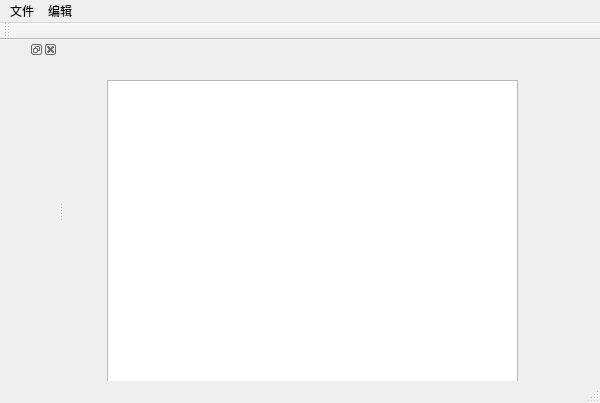
<?xml version="1.0" encoding="UTF-8"?>
<ui version="4.0">
 <class>_QtSourceClass</class>
 <widget class="QMainWindow" name="_QtSourceClass">
  <property name="geometry">
   <rect>
    <x>0</x>
    <y>0</y>
    <width>600</width>
    <height>403</height>
   </rect>
  </property>
  <property name="windowTitle">
   <string>_QtSource</string>
  </property>
  <widget class="QWidget" name="centralWidget">
   <widget class="QTextEdit" name="textEdit">
    <property name="geometry">
     <rect>
      <x>43</x>
      <y>40</y>
      <width>411</width>
      <height>311</height>
     </rect>
    </property>
   </widget>
  </widget>
  <widget class="QMenuBar" name="menuBar">
   <property name="geometry">
    <rect>
     <x>0</x>
     <y>0</y>
     <width>600</width>
     <height>22</height>
    </rect>
   </property>
   <widget class="QMenu" name="menu">
    <property name="title">
     <string>文件</string>
    </property>
    <addaction name="actionnew"/>
    <addaction name="actionopen"/>
   </widget>
   <widget class="QMenu" name="menu_2">
    <property name="title">
     <string>编辑</string>
    </property>
   </widget>
   <addaction name="menu"/>
   <addaction name="menu_2"/>
  </widget>
  <widget class="QToolBar" name="mainToolBar">
   <attribute name="toolBarArea">
    <enum>TopToolBarArea</enum>
   </attribute>
   <attribute name="toolBarBreak">
    <bool>false</bool>
   </attribute>
  </widget>
  <widget class="QStatusBar" name="statusBar"/>
  <widget class="QDockWidget" name="dockWidget">
   <attribute name="dockWidgetArea">
    <number>1</number>
   </attribute>
   <widget class="QWidget" name="dockWidgetContents"/>
  </widget>
  <action name="actionnew">
   <property name="text">
    <string>新建</string>
   </property>
  </action>
  <action name="actionopen">
   <property name="text">
    <string>打开</string>
   </property>
  </action>
 </widget>
 <layoutdefault spacing="6" margin="11"/>
 <resources>
  <include location="_QtSource.qrc"/>
 </resources>
 <connections/>
</ui>
